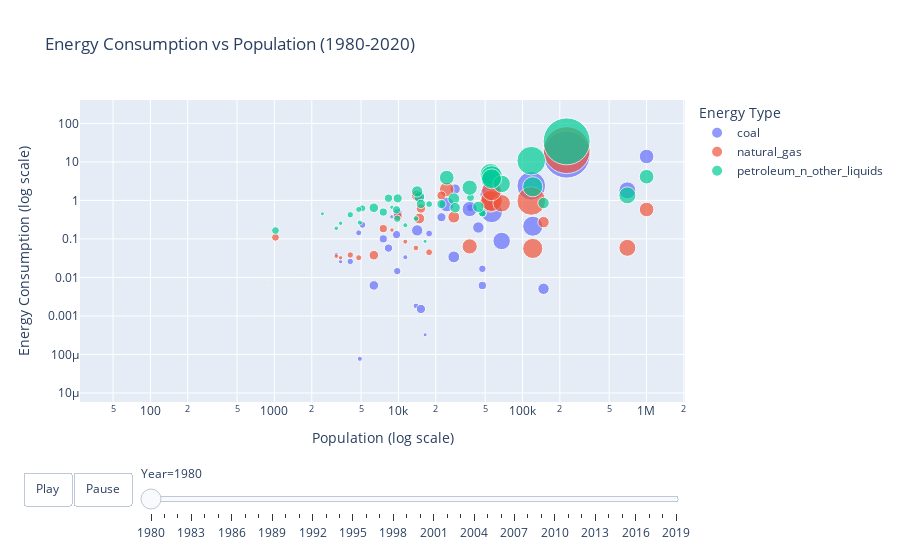

The code cell stored with this chart in its notebook:
### Code cell
import pandas as pd
import plotly.express as px

# Check the first few rows and columns of the dataframe to ensure it's loaded correctly
print(df_energy.head())
print(df_energy.columns)

# Assuming your dataset columns are named accordingly:
country_column = 'Country'
gdp_column = 'GDP'
energy_consumption_column = 'Energy_consumption'
energy_type_column = 'Energy_type'  # Adjust to the actual column name in your dataset
population_column = 'Population'  # Adjust to the actual column name in your dataset

# Filter out rows with NaN values in 'Population', 'Energy_consumption', and 'GDP' columns
df_energy = df_energy.dropna(subset=[population_column, energy_consumption_column, gdp_column])

# Filter out "World" data
df_energy = df_energy[df_energy['Country'] != 'World']

# Filter for specific energy types that generate CO2 emissions
energy_types = ['coal', 'natural_gas', 'petroleum_n_other_liquids']
df_energy = df_energy[df_energy[energy_type_column].isin(energy_types)]

# Create the scatter plot with animation frame for each year
fig = px.scatter(df_energy, x=population_column, y=energy_consumption_column, 
                 color=energy_type_column,
                 size=gdp_column, 
                 hover_name=country_column,
                 log_x=True,  # Log scale for x-axis (Population)
                 log_y=True,  # Log scale for y-axis (Energy Consumption)
                 size_max=60,  # Adjust bubble size max limit as needed
                 animation_frame="Year",
                 title='Energy Consumption vs Population (1980-2020)',
                 labels={population_column: 'Population', energy_consumption_column: 'Energy Consumption', energy_type_column: 'Energy Type', gdp_column: 'GDP'}
                )

# Customize layout and animation speed
fig.update_layout(
    xaxis=dict(title='Population (log scale)'),
    yaxis=dict(title='Energy Consumption (log scale)'),
    legend_title='Energy Type',
    updatemenus=[{
        'type': 'buttons',
        'showactive': False,
        'buttons': [{
            'label': 'Play',
            'method': 'animate',
            'args': [None, {
                'frame': {'duration': 1000, 'redraw': True},
                'fromcurrent': True,
                'transition': {'duration': 500, 'easing': 'quadratic-in-out'}
            }]
        }, {
            'label': 'Pause',
            'method': 'animate',
            'args': [[None], {
                'frame': {'duration': 0, 'redraw': True},
                'mode': 'immediate',
                'transition': {'duration': 0}
            }]
        }]
    }]
)

# Show the plot
fig.show()

### Figure 1 — Plotly figure (JSON) as saved in the notebook; plotly's stock layout.template omitted (floating-point values rounded to 4 significant figures)
{"data": [{"hovertemplate": "<b>%{hovertext}</b><br><br>Energy Type=coal<br>Year=1980<br>Population=%{x}<br>Energy Consumption=%{y}<br>GDP=%{marker.size}<extra></extra>", "hovertext": ["Argentina", "Australia", "Austria", "Belgium", "Bhutan", "Botswana", "Brazil", "Bulgaria", "Canada", "Chile", "China", "Denmark", "Finland", "France", "Greece", "Greenland", "Guinea-Bissau", "Hong Kong", "India", "Indonesia", "Ireland", "Italy", "Japan", "Kenya", "Liberia", "Malaysia", "Mauritania", "Mauritius", "Mexico", "Mozambique", "Netherlands", "New Zealand", "Norway", "Philippines", "Portugal", "Romania", "Samoa", "Singapore", "South Africa", "South Korea", "Spain", "Sweden", "Switzerland", "Taiwan", "Thailand", "Turkey", "United Arab Emirates", "United Kingdom", "United States", "Venezuela"], "legendgroup": "coal", "marker": {"color": "#636efa", "size": [453.8, 373.6, 212.5, 268.0, 0.5377, 3.928, 1305.0, 63.56, 693.9, 81.17, 684.6, 151.4, 116.4, 1449.0, 219.2, 2.51, 1.168, 84.57, 927.0, 418.0, 62.59, 1511.0, 2643.0, 51.73, 9.373, 104.4, 6.565, 4.546, 984.8, 5.905, 410.8, 66.83, 133.1, 218.0, 177.6, 266.9, 0.4765, 52.62, 350.2, 204.0, 746.1, 223.5, 294.8, 150.5, 183.3, 416.1, 195.7, 1276.0, 7081.0, 279.4], "sizemode": "area", "sizeref": 6.425, "symbol": "circle"}, "mode": "markers", "name": "coal", "orientation": "v", "showlegend": true, "type": "scatter", "x": [27950.0, 14720.0, 7550.0, 9860.0, 406.9, 897.9, 121100.0, 8865.0, 24520.0, 11362, 1001920, 5123.0, 4782.0, 55310.0, 9657.0, 50.18, 781.7, 4881.0, 701000, 147882, 3418.0, 56450.0, 117800.0, 16420.0, 1853.0, 13840.0, 1541.0, 966.0, 67970.0, 11630.0, 14160.0, 3153.0, 4087.0, 47520.0, 9779.0, 22230.0, 155.5, 2434.0, 28650.0, 38120.0, 37530.0, 8312.0, 6335.0, 17680.0, 47490.0, 44100.0, 1020.0, 56330.0, 227119, 15180.0], "xaxis": "x", "y": [0.0341, 1.287, 0.1002, 0.4636, 1.722e-05, 0.008661, 0.2137, 0.376, 0.7856, 0.0335, 13.81, 0.2318, 0.1438, 1.399, 0.1297, 0, 0, 7.722e-05, 1.824, 0.005072, 0.02574, 0.5046, 2.397, 0.0003239, 0, 0.001829, 0.0001215, 0, 0.08856, 0, 0.1665, 0.03935, 0.02604, 0.006178, 0.0146, 0.3659, 0, 0, 1.966, 0.6417, 0.5966, 0.05788, 0.006214, 0.1383, 0.01673, 0.1981, 0, 3.154, 15.42, 0.001518], "yaxis": "y"}, {"hovertemplate": "<b>%{hovertext}</b><br><br>Energy Type=natural_gas<br>Year=1980<br>Population=%{x}<br>Energy Consumption=%{y}<br>GDP=%{marker.size}<extra></extra>", "hovertext": ["Argentina", "Australia", "Austria", "Belgium", "Bhutan", "Botswana", "Brazil", "Bulgaria", "Canada", "Chile", "China", "Denmark", "Finland", "France", "Greece", "Greenland", "Guinea-Bissau", "Hong Kong", "India", "Indonesia", "Ireland", "Italy", "Japan", "Kenya", "Liberia", "Malaysia", "Mauritania", "Mauritius", "Mexico", "Mozambique", "Netherlands", "New Zealand", "Norway", "Philippines", "Portugal", "Romania", "Samoa", "Singapore", "South Africa", "South Korea", "Spain", "Sweden", "Switzerland", "Taiwan", "Thailand", "Turkey", "United Arab Emirates", "United Kingdom", "United States", "Venezuela"], "legendgroup": "natural_gas", "marker": {"color": "#EF553B", "size": [453.8, 373.6, 212.5, 268.0, 0.5377, 3.928, 1305.0, 63.56, 693.9, 81.17, 684.6, 151.4, 116.4, 1449.0, 219.2, 2.51, 1.168, 84.57, 927.0, 418.0, 62.59, 1511.0, 2643.0, 51.73, 9.373, 104.4, 6.565, 4.546, 984.8, 5.905, 410.8, 66.83, 133.1, 218.0, 177.6, 266.9, 0.4765, 52.62, 350.2, 204.0, 746.1, 223.5, 294.8, 150.5, 183.3, 416.1, 195.7, 1276.0, 7081.0, 279.4], "sizemode": "area", "sizeref": 6.425, "symbol": "circle"}, "mode": "markers", "name": "natural_gas", "orientation": "v", "showlegend": true, "type": "scatter", "x": [27950.0, 14720.0, 7550.0, 9860.0, 406.9, 897.9, 121100.0, 8865.0, 24520.0, 11362, 1001920, 5123.0, 4782.0, 55310.0, 9657.0, 50.18, 781.7, 4881.0, 701000, 147882, 3418.0, 56450.0, 117800.0, 16420.0, 1853.0, 13840.0, 1541.0, 966.0, 67970.0, 11630.0, 14160.0, 3153.0, 4087.0, 47520.0, 9779.0, 22230.0, 155.5, 2434.0, 28650.0, 38120.0, 37530.0, 8312.0, 6335.0, 17680.0, 47490.0, 44100.0, 1020.0, 56330.0, 227119, 15180.0], "xaxis": "x", "y": [0.3683, 0.3391, 0.1853, 0.3951, 0, 0, 0.05662, 0.1699, 1.915, 0.085, 0.5813, 0, 0.03251, 0.93, 0, 0, 0, 0, 0.0587, 0.2728, 0.03232, 0.9944, 0.9671, 0, 0, 0.05841, 0, 0, 0.8437, 0, 1.335, 0.03557, 0.03832, 0, 0, 1.339, 0, 0, 0, 0, 0.06395, 0, 0.03781, 0.04502, 0, 0, 0.1099, 1.777, 20.24, 0.6157], "yaxis": "y"}, {"hovertemplate": "<b>%{hovertext}</b><br><br>Energy Type=petroleum_n_other_liquids<br>Year=1980<br>Population=%{x}<br>Energy Consumption=%{y}<br>GDP=%{marker.size}<extra></extra>", "hovertext": ["Argentina", "Australia", "Austria", "Belgium", "Bhutan", "Botswana", "Brazil", "Bulgaria", "Canada", "Chile", "China", "Denmark", "Finland", "France", "Greece", "Greenland", "Guinea-Bissau", "Hong Kong", "India", "Indonesia", "Ireland", "Italy", "Japan", "Kenya", "Liberia", "Malaysia", "Mauritania", "Mauritius", "Mexico", "Mozambique", "Netherlands", "New Zealand", "Norway", "Philippines", "Portugal", "Romania", "Samoa", "Singapore", "South Africa", "South Korea", "Spain", "Sweden", "Switzerland", "Taiwan", "Thailand", "Turkey", "United Arab Emirates", "United Kingdom", "United States", "Venezuela"], "legendgroup": "petroleum_n_other_liquids", "marker": {"color": "#00cc96", "size": [453.8, 373.6, 212.5, 268.0, 0.5377, 3.928, 1305.0, 63.56, 693.9, 81.17, 684.6, 151.4, 116.4, 1449.0, 219.2, 2.51, 1.168, 84.57, 927.0, 418.0, 62.59, 1511.0, 2643.0, 51.73, 9.373, 104.4, 6.565, 4.546, 984.8, 5.905, 410.8, 66.83, 133.1, 218.0, 177.6, 266.9, 0.4765, 52.62, 350.2, 204.0, 746.1, 223.5, 294.8, 150.5, 183.3, 416.1, 195.7, 1276.0, 7081.0, 279.4], "sizemode": "area", "sizeref": 6.425, "symbol": "circle"}, "mode": "markers", "name": "petroleum_n_other_liquids", "orientation": "v", "showlegend": true, "type": "scatter", "x": [27950.0, 14720.0, 7550.0, 9860.0, 406.9, 897.9, 121100.0, 8865.0, 24520.0, 11362, 1001920, 5123.0, 4782.0, 55310.0, 9657.0, 50.18, 781.7, 4881.0, 701000, 147882, 3418.0, 56450.0, 117800.0, 16420.0, 1853.0, 13840.0, 1541.0, 966.0, 67970.0, 11630.0, 14160.0, 3153.0, 4087.0, 47520.0, 9779.0, 22230.0, 155.5, 2434.0, 28650.0, 38120.0, 37530.0, 8312.0, 6335.0, 17680.0, 47490.0, 44100.0, 1020.0, 56330.0, 227119, 15180.0], "xaxis": "x", "y": [1.102, 1.225, 0.4978, 1.128, 3.842e-05, 0.006088, 2.257, 0.6652, 3.896, 0.2272, 4.124, 0.6248, 0.5843, 4.805, 0.5701, 0.007817, 0.001222, 0.2659, 1.353, 0.8551, 0.2562, 4.167, 10.74, 0.08657, 0.02814, 0.338, 0.008675, 0.01272, 2.68, 0.02726, 1.71, 0.189, 0.4237, 0.4796, 0.3347, 0.8035, 0.001424, 0.4489, 0.648, 1.187, 2.145, 1.14, 0.6437, 0.8028, 0.4632, 0.6802, 0.1651, 3.643, 34.16, 0.8118], "yaxis": "y"}], "layout": {"legend": {"itemsizing": "constant", "title": {"text": "Energy Type"}, "tracegroupgap": 0}, "sliders": [{"active": 0, "currentvalue": {"prefix": "Year="}, "len": 0.9, "pad": {"b": 10, "t": 60}, "steps": [{"args": [["1980"], {"frame": {"duration": 0, "redraw": false}, "fromcurrent": true, "mode": "immediate", "transition": {"duration": 0, "easing": "linear"}}], "label": "1980", "method": "animate"}, {"args": [["1981"], {"frame": {"duration": 0, "redraw": false}, "fromcurrent": true, "mode": "immediate", "transition": {"duration": 0, "easing": "linear"}}], "label": "1981", "method": "animate"}, {"args": [["1982"], {"frame": {"duration": 0, "redraw": false}, "fromcurrent": true, "mode": "immediate", "transition": {"duration": 0, "easing": "linear"}}], "label": "1982", "method": "animate"}, {"args": [["1983"], {"frame": {"duration": 0, "redraw": false}, "fromcurrent": true, "mode": "immediate", "transition": {"duration": 0, "easing": "linear"}}], "label": "1983", "method": "animate"}, {"args": [["1984"], {"frame": {"duration": 0, "redraw": false}, "fromcurrent": true, "mode": "immediate", "transition": {"duration": 0, "easing": "linear"}}], "label": "1984", "method": "animate"}, {"args": [["1985"], {"frame": {"duration": 0, "redraw": false}, "fromcurrent": true, "mode": "immediate", "transition": {"duration": 0, "easing": "linear"}}], "label": "1985", "method": "animate"}, {"args": [["1986"], {"frame": {"duration": 0, "redraw": false}, "fromcurrent": true, "mode": "immediate", "transition": {"duration": 0, "easing": "linear"}}], "label": "1986", "method": "animate"}, {"args": [["1987"], {"frame": {"duration": 0, "redraw": false}, "fromcurrent": true, "mode": "immediate", "transition": {"duration": 0, "easing": "linear"}}], "label": "1987", "method": "animate"}, {"args": [["1988"], {"frame": {"duration": 0, "redraw": false}, "fromcurrent": true, "mode": "immediate", "transition": {"duration": 0, "easing": "linear"}}], "label": "1988", "method": "animate"}, {"args": [["1989"], {"frame": {"duration": 0, "redraw": false}, "fromcurrent": true, "mode": "immediate", "transition": {"duration": 0, "easing": "linear"}}], "label": "1989", "method": "animate"}, {"args": [["1990"], {"frame": {"duration": 0, "redraw": false}, "fromcurrent": true, "mode": "immediate", "transition": {"duration": 0, "easing": "linear"}}], "label": "1990", "method": "animate"}, {"args": [["1991"], {"frame": {"duration": 0, "redraw": false}, "fromcurrent": true, "mode": "immediate", "transition": {"duration": 0, "easing": "linear"}}], "label": "1991", "method": "animate"}, {"args": [["1992"], {"frame": {"duration": 0, "redraw": false}, "fromcurrent": true, "mode": "immediate", "transition": {"duration": 0, "easing": "linear"}}], "label": "1992", "method": "animate"}, {"args": [["1993"], {"frame": {"duration": 0, "redraw": false}, "fromcurrent": true, "mode": "immediate", "transition": {"duration": 0, "easing": "linear"}}], "label": "1993", "method": "animate"}, {"args": [["1994"], {"frame": {"duration": 0, "redraw": false}, "fromcurrent": true, "mode": "immediate", "transition": {"duration": 0, "easing": "linear"}}], "label": "1994", "method": "animate"}, {"args": [["1995"], {"frame": {"duration": 0, "redraw": false}, "fromcurrent": true, "mode": "immediate", "transition": {"duration": 0, "easing": "linear"}}], "label": "1995", "method": "animate"}, {"args": [["1996"], {"frame": {"duration": 0, "redraw": false}, "fromcurrent": true, "mode": "immediate", "transition": {"duration": 0, "easing": "linear"}}], "label": "1996", "method": "animate"}, {"args": [["1997"], {"frame": {"duration": 0, "redraw": false}, "fromcurrent": true, "mode": "immediate", "transition": {"duration": 0, "easing": "linear"}}], "label": "1997", "method": "animate"}, {"args": [["1998"], {"frame": {"duration": 0, "redraw": false}, "fromcurrent": true, "mode": "immediate", "transition": {"duration": 0, "easing": "linear"}}], "label": "1998", "method": "animate"}, {"args": [["1999"], {"frame": {"duration": 0, "redraw": false}, "fromcurrent": true, "mode": "immediate", "transition": {"duration": 0, "easing": "linear"}}], "label": "1999", "method": "animate"}, {"args": [["2000"], {"frame": {"duration": 0, "redraw": false}, "fromcurrent": true, "mode": "immediate", "transition": {"duration": 0, "easing": "linear"}}], "label": "2000", "method": "animate"}, {"args": [["2001"], {"frame": {"duration": 0, "redraw": false}, "fromcurrent": true, "mode": "immediate", "transition": {"duration": 0, "easing": "linear"}}], "label": "2001", "method": "animate"}, {"args": [["2002"], {"frame": {"duration": 0, "redraw": false}, "fromcurrent": true, "mode": "immediate", "transition": {"duration": 0, "easing": "linear"}}], "label": "2002", "method": "animate"}, {"args": [["2003"], {"frame": {"duration": 0, "redraw": false}, "fromcurrent": true, "mode": "immediate", "transition": {"duration": 0, "easing": "linear"}}], "label": "2003", "method": "animate"}, {"args": [["2004"], {"frame": {"duration": 0, "redraw": false}, "fromcurrent": true, "mode": "immediate", "transition": {"duration": 0, "easing": "linear"}}], "label": "2004", "method": "animate"}, {"args": [["2005"], {"frame": {"duration": 0, "redraw": false}, "fromcurrent": true, "mode": "immediate", "transition": {"duration": 0, "easing": "linear"}}], "label": "2005", "method": "animate"}, {"args": [["2006"], {"frame": {"duration": 0, "redraw": false}, "fromcurrent": true, "mode": "immediate", "transition": {"duration": 0, "easing": "linear"}}], "label": "2006", "method": "animate"}, {"args": [["2007"], {"frame": {"duration": 0, "redraw": false}, "fromcurrent": true, "mode": "immediate", "transition": {"duration": 0, "easing": "linear"}}], "label": "2007", "method": "animate"}, {"args": [["2008"], {"frame": {"duration": 0, "redraw": false}, "fromcurrent": true, "mode": "immediate", "transition": {"duration": 0, "easing": "linear"}}], "label": "2008", "method": "animate"}, {"args": [["2009"], {"frame": {"duration": 0, "redraw": false}, "fromcurrent": true, "mode": "immediate", "transition": {"duration": 0, "easing": "linear"}}], "label": "2009", "method": "animate"}, {"args": [["2010"], {"frame": {"duration": 0, "redraw": false}, "fromcurrent": true, "mode": "immediate", "transition": {"duration": 0, "easing": "linear"}}], "label": "2010", "method": "animate"}, {"args": [["2011"], {"frame": {"duration": 0, "redraw": false}, "fromcurrent": true, "mode": "immediate", "transition": {"duration": 0, "easing": "linear"}}], "label": "2011", "method": "animate"}, {"args": [["2012"], {"frame": {"duration": 0, "redraw": false}, "fromcurrent": true, "mode": "immediate", "transition": {"duration": 0, "easing": "linear"}}], "label": "2012", "method": "animate"}, {"args": [["2013"], {"frame": {"duration": 0, "redraw": false}, "fromcurrent": true, "mode": "immediate", "transition": {"duration": 0, "easing": "linear"}}], "label": "2013", "method": "animate"}, {"args": [["2014"], {"frame": {"duration": 0, "redraw": false}, "fromcurrent": true, "mode": "immediate", "transition": {"duration": 0, "easing": "linear"}}], "label": "2014", "method": "animate"}, {"args": [["2015"], {"frame": {"duration": 0, "redraw": false}, "fromcurrent": true, "mode": "immediate", "transition": {"duration": 0, "easing": "linear"}}], "label": "2015", "method": "animate"}, {"args": [["2016"], {"frame": {"duration": 0, "redraw": false}, "fromcurrent": true, "mode": "immediate", "transition": {"duration": 0, "easing": "linear"}}], "label": "2016", "method": "animate"}, {"args": [["2017"], {"frame": {"duration": 0, "redraw": false}, "fromcurrent": true, "mode": "immediate", "transition": {"duration": 0, "easing": "linear"}}], "label": "2017", "method": "animate"}, {"args": [["2018"], {"frame": {"duration": 0, "redraw": false}, "fromcurrent": true, "mode": "immediate", "transition": {"duration": 0, "easing": "linear"}}], "label": "2018", "method": "animate"}, {"args": [["2019"], {"frame": {"duration": 0, "redraw": false}, "fromcurrent": true, "mode": "immediate", "transition": {"duration": 0, "easing": "linear"}}], "label": "2019", "method": "animate"}], "x": 0.1, "xanchor": "left", "y": 0, "yanchor": "top"}], "title": {"text": "Energy Consumption vs Population (1980-2020)"}, "updatemenus": [{"buttons": [{"args": [null, {"frame": {"duration": 1000, "redraw": true}, "fromcurrent": true, "transition": {"duration": 500, "easing": "quadratic-in-out"}}], "label": "Play", "method": "animate"}, {"args": [[null], {"frame": {"duration": 0, "redraw": true}, "mode": "immediate", "transition": {"duration": 0}}], "label": "Pause", "method": "animate"}], "direction": "left", "pad": {"r": 10, "t": 70}, "showactive": false, "type": "buttons", "x": 0.1, "xanchor": "right", "y": 0, "yanchor": "top"}], "xaxis": {"anchor": "y", "domain": [0, 1], "title": {"text": "Population (log scale)"}, "type": "log"}, "yaxis": {"anchor": "x", "domain": [0, 1], "title": {"text": "Energy Consumption (log scale)"}, "type": "log"}}}
